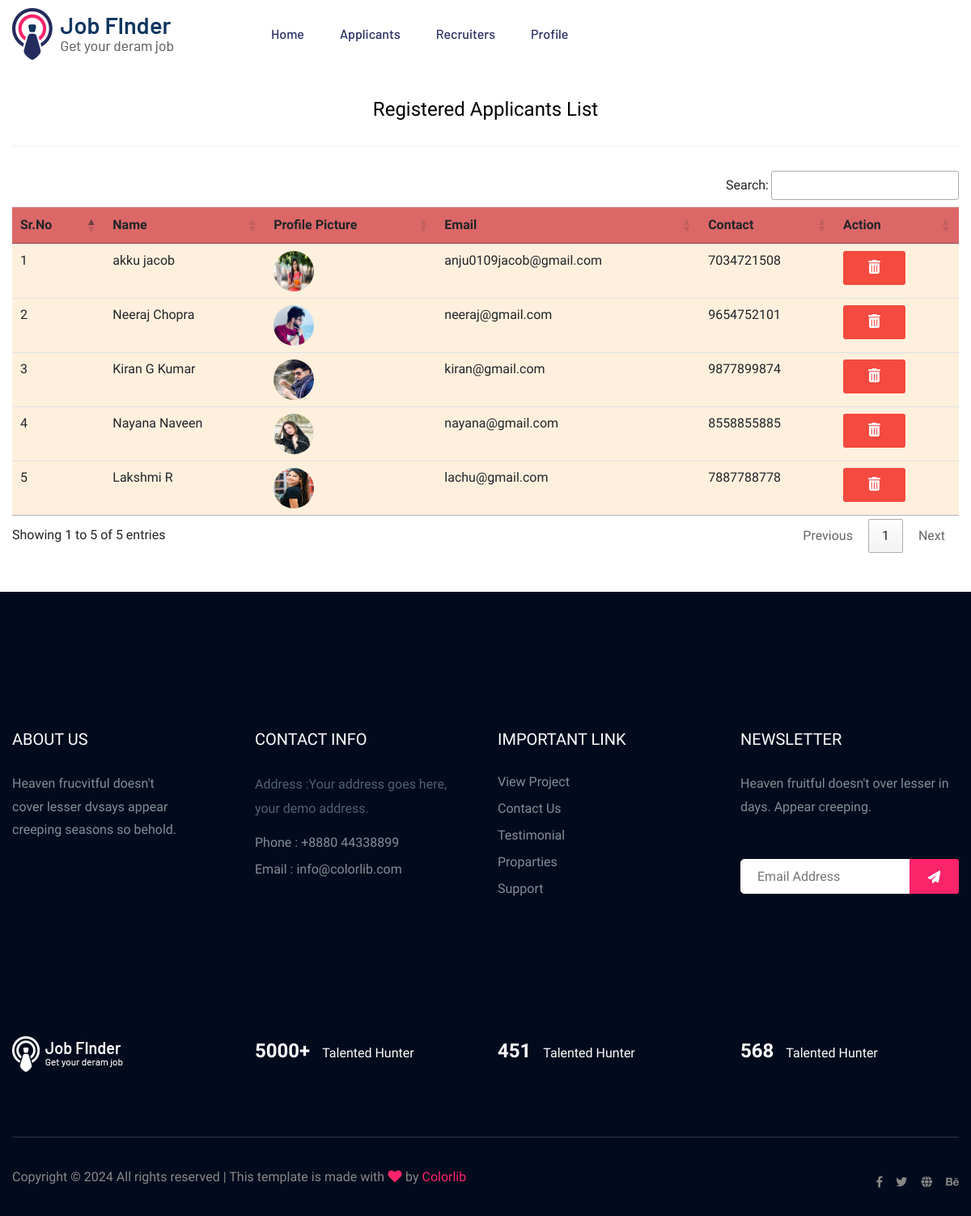
/admin_view_applicants (signed in), run on the app's committed database.
### jobportalapp/models.py (models this page shows)
class jobseeker(models.Model):
    emp_id =models.ForeignKey(User, on_delete=models.CASCADE)
    phone = models.IntegerField()
    image = models.ImageField(upload_to='Jobseeker profile/')

class User(AbstractUser):
    usertype = models.CharField(max_length=20)

### jobportalapp/views.py (the view)
# urls.py: path("admin_view_applicants", views.admin_view_applicants, name="admin_view_applicants"),
def admin_view_applicants(request):
    id=request.session.get('id', None)
    if id is not None:
        data=jobseeker.objects.all().order_by('-id')
        return render(request,'admin_view_applicants.html', {'data':data})
    else:
        messages.warning(request,'Invalid session data. Please log in again.')
        return redirect('loginpage')

### jobportalapp/context_processors.py (called while the page is built)
def recruiter_info(request):
    recruiter_image = ''
    recruiter_company = ''
    if request.user.is_authenticated and request.user.usertype == 'recruiter':
        try:
            recruiter_data = recruiter.objects.get(recruiter_id=request.user)
            recruiter_image = recruiter_data.image.url
        except recruiter.DoesNotExist:
            pass
    return {
        'recruiter_image': recruiter_image,
        'recruiter_company': recruiter_company,
    }

def jobseeker_info(request):
    jobseeker_image = ''
    if request.user.is_authenticated and request.user.usertype == 'jobseeker':
        try:
            jobseeker_data = jobseeker.objects.get(emp_id=request.user)
            jobseeker_image = jobseeker_data.image.url
        except recruiter.DoesNotExist:
            pass
    return {
        'jobseeker_image': jobseeker_image,
    }

### jobportalapp/templates/admin_view_applicants.html
{% extends 'admin_base.html' %}
{% load static %}
{% block content %}
<div class="container" style="margin-top: 3%;">
    <div class="panel panel-primary">
        <div class="panel-heading">
            <h4 class="panel-title text-center" style="color: black;">Registered Applicants List</h4>
            <hr>
        </div>
        <table class="table table-hover" id="example">
            <thead style="background-color:rgb(220, 103, 103)">
                <tr>
                    <th>Sr.No</th>
                    <th>Name</th>
                    <th>Profile Picture</th>
                    <th>Email</th>
                    <th>Contact</th>
                    <th>Action</th>
                </tr>
            </thead>
            {% for i in data %}
            <tr style="background-color:rgb(255, 240, 221);">
                <td>{{ forloop.counter}}</td>
                <td> {{i.emp_id.first_name}} {{i.emp_id.last_name}}</td>
                <td> <img src="{{ i.image.url }}" alt="Profile Pic" height="50px" width="50px"
                        style="border-radius: 50%;" /></td>
                <td>{{i.emp_id.email}}</td>
                <td>{{i.phone}}</td>
                <td>
                    <a class="genric-btn danger btn-sm" onclick="return confirm(' Do you want to delete this record?')"
                        href="admin_delete_applicant/{{ i.id }}"><span class="fa-solid fa-trash-can fa-lg"></span></a>&nbsp;
                </td>
                {% endfor %}
        </table>
    </div>
</div>
<br><br>
{% endblock content %}

### data on the page
jobseeker: emp_id.first_name "akku", emp_id.last_name "jacob", image (picture), emp_id.email "anju0109jacob@gmail.com", phone "7034721508"
jobseeker: emp_id.first_name "Neeraj", emp_id.last_name "Chopra", image (picture), emp_id.email "neeraj@gmail.com", phone "9654752101"
jobseeker: emp_id.first_name "Kiran", emp_id.last_name "G Kumar", image (picture), emp_id.email "kiran@gmail.com", phone "9877899874"
jobseeker: emp_id.first_name "Nayana", emp_id.last_name "Naveen", image (picture), emp_id.email "nayana@gmail.com", phone "8558855885"
jobseeker: emp_id.first_name "Lakshmi", emp_id.last_name "R", image (picture), emp_id.email "lachu@gmail.com", phone "7887788778"
